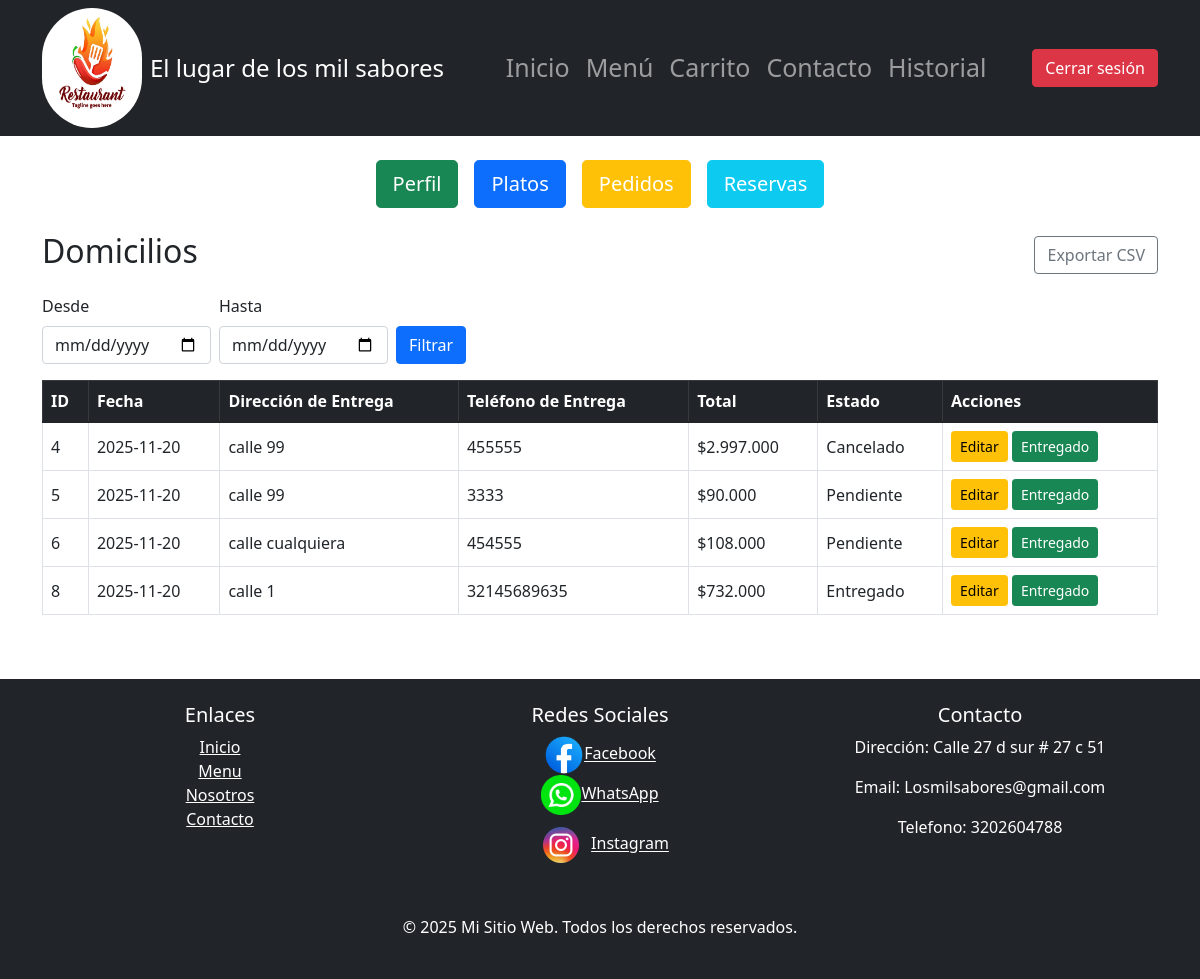
The page /Views/HTML/domicilios.php (signed in) on the database its author committed.
### tables this page shows
CREATE TABLE `pedido` (
  `Id_Pedido` int(5) NOT NULL,
  `Fecha` date NOT NULL,
  `Estado` enum('Pendiente','En preparacion','Entregado','Cancelado') NOT NULL,
  `Total` decimal(10,2) NOT NULL,
  `Id_Mesa` int(5) NOT NULL,
  `Id_Usuario` int(11) DEFAULT NULL,
  `DireccionEntrega` varchar(255) DEFAULT NULL,
  `TelefonoEntrega` varchar(20) DEFAULT NULL
);

### Config/conexion.php (called while the page is built, shortened)
<?php
class Database {
    private static $host = "localhost";
    private static $dbname = "restaurantenuevo";
    private static $username = "adminis";
    private static $password = "12345";
    private static $charset = "utf8mb4";
    private static $pdo = null;
    public static function connect() {
        if (self::$pdo === null) {
            try {
                $dsn = "mysql:host=" . self::$host . ";dbname=" . self::$dbname . ";charset=" . self::$charset;
                self::$pdo = new PDO($dsn, self::$username, self::$password);
                self::$pdo->setAttribute(PDO::ATTR_ERRMODE, PDO::ERRMODE_EXCEPTION);
            } catch (PDOException $e) {
                die("Error de conexión: " . $e->getMessage());
            }
        }
        return self::$pdo;
    }
}

### Modelo/Domicilio.php (called while the page is built, shortened)
<?php
require_once __DIR__ . '/../Config/conexion.php';
class Domicilio {
    private $db;
    public function __construct() {
        $this->db = Database::connect();
    }
    public function listarDomicilios($desde = null, $hasta = null) {
        $params = [];
        $sql = "SELECT p.*,
                u.Nombre AS ClienteNombre,
                u.Telefono AS ClienteTelefono,
                u.Direccion AS ClienteDireccion,
                m.Numero_Mesa";
        $hasDireccion = $this->columnExistsOnTable('pedido', 'DireccionEntrega');
        $hasTelefono = $this->columnExistsOnTable('pedido', 'TelefonoEntrega');
        $hasEntregado = $this->columnExistsOnTable('pedido', 'Entregado');
        if ($hasDireccion) {
            $sql .= ", p.DireccionEntrega";
        }
        if ($hasTelefono) {
            $sql .= ", p.TelefonoEntrega";
        }
        $sql .= " FROM pedido p
                  LEFT JOIN usuario u ON p.Id_Usuario = u.Id_Usuario
                  LEFT JOIN mesa m ON p.Id_Mesa = m.Id_Mesa";
        $conds = [];
        $conds[] = "p.Id_Mesa = 5";
        if (!empty($conds)) {
            $sql .= ' WHERE ' . implode(' AND ', $conds);
        }
        $sql .= " ORDER BY p.Fecha DESC";
        $stmt = $this->db->prepare($sql);
        $stmt->execute($params);
        $resultados = $stmt->fetchAll(PDO::FETCH_ASSOC);
        return $resultados;
    }
    private function columnExistsOnTable($table, $column) {
        try {
            $stmt = $this->db->prepare("SHOW COLUMNS FROM {$table} LIKE :col");
            $stmt->execute([':col' => $column]);
            $row = $stmt->fetch();
            return (bool)$row;
        } catch (Exception $e) {
            return false;
        }
    }
}
?>

### Views/HTML/domicilios.php (the view, shortened to what this page needs)
<?php
require_once __DIR__ . '/../../Modelo/Domicilio.php';
$modelo = new Domicilio();
$desde = isset($_GET['desde']) ? trim($_GET['desde']) : null;
$hasta = isset($_GET['hasta']) ? trim($_GET['hasta']) : null;
$platos = $modelo->listarDomicilios($desde, $hasta);
?>
<!DOCTYPE html>
<html lang="es">
<head>
    <link href="https://cdn.jsdelivr.net/npm/bootstrap@5.1.3/dist/css/bootstrap.min.css" rel="stylesheet">
 <nav class="navbar navbar-expand-lg navbar-dark bg-dark">
    <div class="container">
      <a class="navbar-brand d-flex align-items-center" style="height: 120px;" href="#">
        <img src="../Img/logo 1.jpg" alt="Logo" width="100" height="120" class="me-2 rounded-pill">
        <span class="fs-4">El lugar de los mil sabores</span>
      </a>
<div class="collapse navbar-collapse" id="navbarNav">
    <ul class="navbar-nav ms-auto">
      <li class="nav-item">
        <a class="nav-link" style="font-size: 25px;" href="../Index.html">Inicio</a>
      </li>
      <li class="nav-item">
        <a class="nav-link"style="font-size: 25px;" href="../Html/Menu.html">Menú</a>
      </li>
      <li class="nav-item">
        <a class="nav-link" style="font-size: 25px;" href="../Html/Carrito.html">Carrito</a>
      </li>
      <li class="nav-item">
        <a class="nav-link" style="font-size: 25px;" href="../Html/Contacto.html">Contacto</a>
      </li>
      <li class="nav-item">
        <a class="nav-link" style="font-size: 25px;" href="../Html/Historial.html">Historial</a>
      </li>
    </ul>
    <div class="ms-auto">
        <form action="../../Controlador/usuariocontrolador.php" method="POST">
            <button class="btn btn-danger text-white" type="submit" name="cerrar">Cerrar sesión</button>
        </form>
    </div>
  </div>
</div>
</nav>
<div>
        <div class="container my-4">
            <div class="d-flex justify-content-center gap-3 flex-wrap">
                <a href="perfil.php" class="btn btn-success btn-lg">Perfil</a>
                <a href="crudplatos.php" class="btn btn-primary btn-lg">Platos</a>
                <a href="pedidos.php" class="btn btn-warning btn-lg text-white">Pedidos</a>
                <a href="reservas.php" class="btn btn-info btn-lg text-white">Reservas</a>
            </div>
        </div>
<div class="container my-4">
    <div class="d-flex justify-content-between align-items-center mb-3">
        <h2>Domicilios</h2>
        <div>
<a class="btn btn-outline-secondary"
   href="../../Controlador/domiciliocontrolador.php?export=csv&desde=<?php echo urlencode($desde); ?>&hasta=<?php echo urlencode($hasta); ?>">
   Exportar CSV
</a>        </div>
    </div>
    <form class="row g-2 mb-3" method="GET" action="domicilios.php">
        <div class="col-auto">
            <label class="form-label">Desde</label>
            <input type="date" name="desde" class="form-control" value="<?php echo htmlspecialchars($desde ?? ''); ?>">
        </div>
        <div class="col-auto">
            <label class="form-label">Hasta</label>
            <input type="date" name="hasta" class="form-control" value="<?php echo htmlspecialchars($hasta ?? ''); ?>">
        </div>
        <div class="col-auto align-self-end">
            <button class="btn btn-primary" type="submit">Filtrar</button>
        </div>
    </form>
    <div class="table-responsive">
        <table class="table table-bordered align-middle">
            <thead class="table-dark">
                <tr>
                    <th>ID</th>
                    <th>Fecha</th>
                    <th>Dirección de Entrega</th>
                    <th>Teléfono de Entrega</th>
                    <th>Total</th>
                    <th>Estado</th>
                    <th>Acciones</th>
                </tr>
            </thead>
            <tbody>
                <?php foreach($platos as $p): ?>
                    <tr>
                        <td><?php echo htmlspecialchars($p['Id_Pedido']); ?></td>
                        <td><?php echo htmlspecialchars($p['Fecha'] ?? ''); ?></td>
                        <td><?php echo htmlspecialchars($p['DireccionEntrega'] ?? $p['ClienteDireccion'] ?? '-'); ?></td>
                        <td><?php echo htmlspecialchars($p['TelefonoEntrega'] ?? $p['ClienteTelefono'] ?? '-'); ?></td>
                        <td>$<?php echo number_format($p['Total'] ?? 0, 0, ',', '.'); ?></td>
                        <td><?php echo htmlspecialchars($p['Estado'] ?? 'Pendiente'); ?></td>
                        <td>
                            <button class="btn btn-sm btn-warning edit-contact-btn"
                                data-id="<?php echo htmlspecialchars($p['Id_Pedido']); ?>"
                                data-direccion="<?php echo htmlspecialchars($p['DireccionEntrega'] ?? $p['ClienteDireccion'] ?? ''); ?>"
                                data-telefono="<?php echo htmlspecialchars($p['TelefonoEntrega'] ?? $p['ClienteTelefono'] ?? ''); ?>"
                                data-bs-toggle="modal" data-bs-target="#editContactModal">Editar</button>
                            <form action="../../Controlador/domiciliocontrolador.php" method="POST" style="display:inline;">
                                <button type="submit" name="marcar_entregado" class="btn btn-sm btn-success" onclick="return confirm('¿Marcar como entregado?');">Entregado</button>
                            </form>
                        </td>
                    </tr>
                <?php endforeach; ?>
            </tbody>
        </table>
    </div>
</div>
<footer class="bg-dark text-white text-center p-4 mt-5">
    <div class="container">
    <div class="row">
    <div class="col-md-4">
    <h5>Enlaces</h5>
    <ul class="list-unstyled">
    <li><a href="../Html/Index.html" class="text-white">Inicio</a></li>
    <li><a href="#" class="text-white">Menu</a></li>
    <li><a href="../Html/Nosotros.html" class="text-white">Nosotros</a></li>
    <li><a href="../Html/Contacto.html" class="text-white">Contacto</a></li>
    </ul>
    </div>
    <div class="col-md-4">
    <h5>Redes Sociales</h5>
    <ul class="list-unstyled">
    <li><img src="../Img/Face.webp" style="width: 40px;" alt=""><a href="#" class="text-white">Facebook</a></li>
    <li><img src="../Img/logowhatsapppng.webp" style="width: 40px;" alt=""><a href="#" class="text-white">WhatsApp</a></li>
    <li><img src="../Img/logoinstagram.png" style="width: 60px;" alt=""><a href="#" class="text-white">Instagram</a></li>
    </ul>
    </div>
    <div class="col-md-4">
    <h5>Contacto</h5>
    <p>Dirección: Calle 27 d sur # 27 c 51</p>
    <p>Email: Losmilsabores@gmail.com</p>
    <p>Telefono: 3202604788</p>
    </div>
    </div>
    </div>
    <div class="text-center mt-4">
    <p>&copy; 2025 Mi Sitio Web. Todos los derechos reservados.</p>
    </div>
    </footer>
</body>
</html>

### rows shown on the page
pedido: Id_Pedido "4", Fecha "2025-11-20", DireccionEntrega "calle 99", TelefonoEntrega "455555", Total "2.997.000", Estado "Cancelado"
pedido: Id_Pedido "5", Fecha "2025-11-20", DireccionEntrega "calle 99", TelefonoEntrega "3333", Total "90.000", Estado "Pendiente"
pedido: Id_Pedido "6", Fecha "2025-11-20", DireccionEntrega "calle cualquiera", TelefonoEntrega "454555", Total "108.000", Estado "Pendiente"
pedido: Id_Pedido "8", Fecha "2025-11-20", DireccionEntrega "calle 1", TelefonoEntrega "32145689635", Total "732.000", Estado "Entregado"
